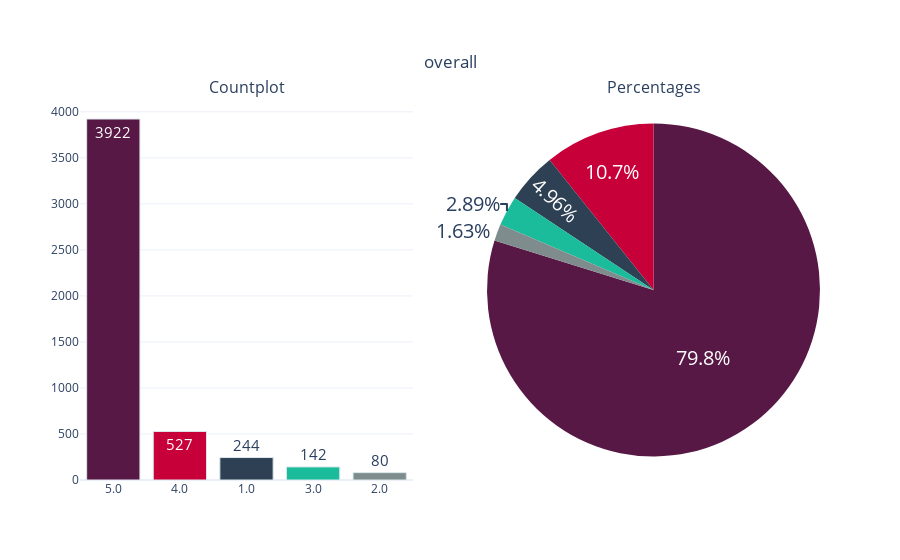

Notebook code for this chart:
### Code cell
categorical_variable_summary(data,'overall')

### Figure 1 — Plotly figure (JSON) as saved in the notebook; plotly's stock layout.template omitted (floating-point values rounded to 4 significant figures)
{"data": [{"marker": {"color": ["#581845", "#C70039", "#2E4053", "#1ABC9C", "#7F8C8D"], "line": {"color": "#DBE6EC", "width": 1}}, "name": "overall", "showlegend": false, "text": ["3922", "527", "244", "142", "80"], "textfont": {"size": 15}, "textposition": "auto", "type": "bar", "x": ["5.0", "4.0", "1.0", "3.0", "2.0"], "xaxis": "x", "y": [3922, 527, 244, 142, 80], "yaxis": "y"}, {"domain": {"x": [0.55, 1], "y": [0, 1]}, "labels": [5, 4, 1, 3, 2], "marker": {"colors": ["#581845", "#C70039", "#2E4053", "#1ABC9C", "#7F8C8D"]}, "name": "overall", "showlegend": false, "textfont": {"size": 20}, "textposition": "auto", "type": "pie", "values": [3922, 527, 244, 142, 80]}], "layout": {"annotations": [{"font": {"size": 16}, "showarrow": false, "text": "Countplot", "x": 0.225, "xanchor": "center", "xref": "paper", "y": 1, "yanchor": "bottom", "yref": "paper"}, {"font": {"size": 16}, "showarrow": false, "text": "Percentages", "x": 0.775, "xanchor": "center", "xref": "paper", "y": 1, "yanchor": "bottom", "yref": "paper"}], "title": {"text": "overall", "x": 0.5, "xanchor": "center", "y": 0.9, "yanchor": "top"}, "xaxis": {"anchor": "y", "domain": [0, 0.45]}, "yaxis": {"anchor": "x", "domain": [0, 1]}}}
